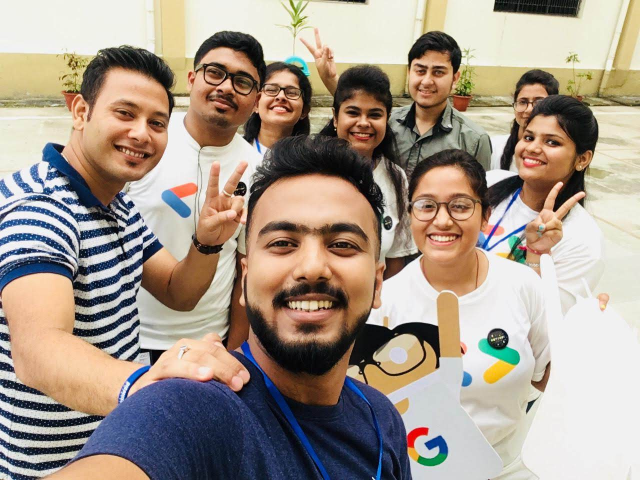
#> input picture cv2/facedetection/img1.jpg, 1280 x 960 px (shown at 1/2 size)
$ python face.py
#> lines starting #> are read from the running program, lines starting #| are printed output that depends on the picture
import cv2

face_cascade=cv2.CascadeClassifier("haarcascade_frontalface_default.xml")

img1=cv2.imread("img1.jpg")
#> img1 is the input picture: shape (960, 1280, 3); mean B, G, R 139.3, 152.2, 165.5
img2=cv2.imread("img2.jpg")
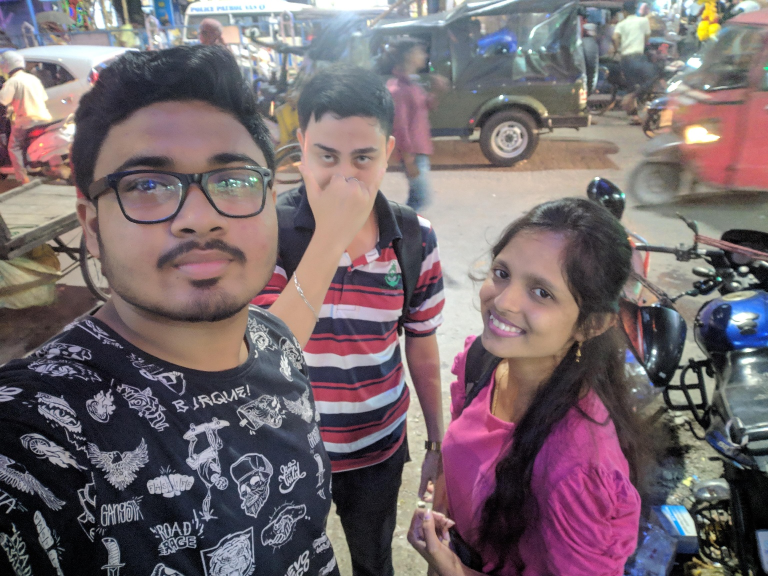
#> input picture cv2/facedetection/img2.jpg, 1536 x 1152 px (shown at 1/2 size)
#> img2 is the input picture: shape (1152, 1536, 3); mean B, G, R 109.8, 105.2, 118.2
img3=cv2.imread("img3.jpg")
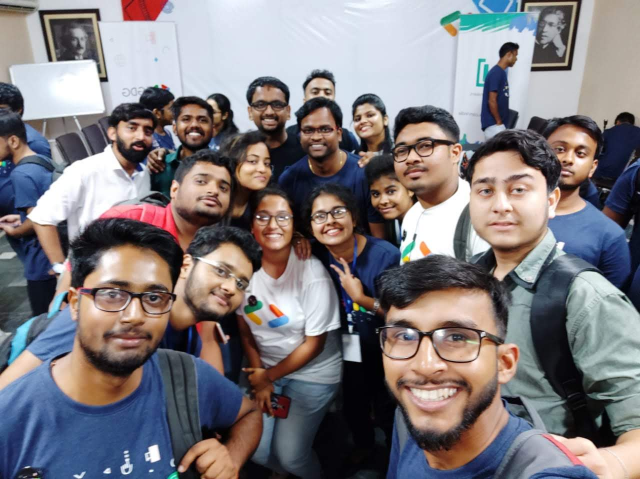
#> input picture cv2/facedetection/img3.jpg, 1280 x 958 px (shown at 1/2 size)
#> img3 is the input picture: shape (958, 1280, 3); mean B, G, R 125.8, 122, 127

g_image1=cv2.cvtColor(img1,cv2.COLOR_BGR2GRAY)
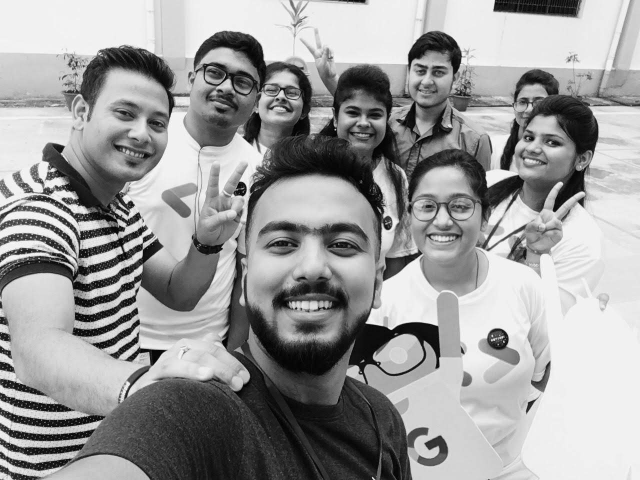
#> g_image1: shape (960, 1280) (shown at 1/2 size); min 0, max 255, mean 154.7
g_image2=cv2.cvtColor(img2,cv2.COLOR_BGR2GRAY)
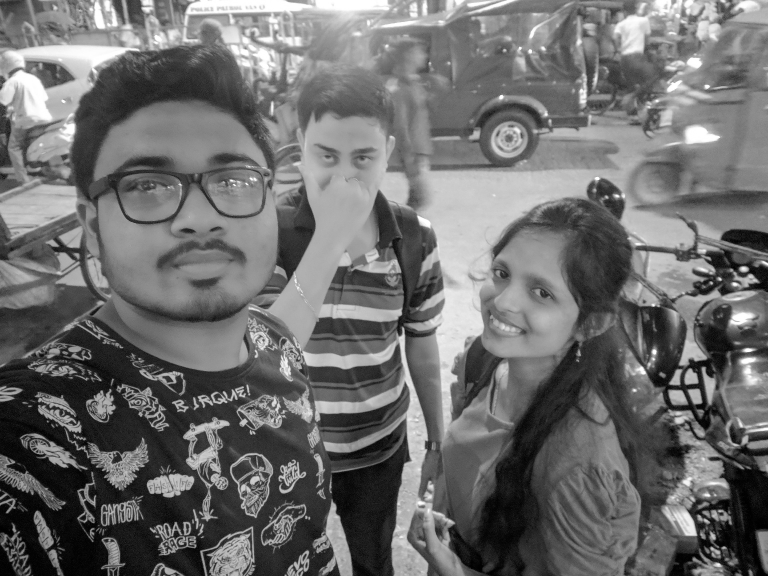
#> g_image2: shape (1152, 1536) (shown at 1/2 size); min 0, max 255, mean 109.6
g_image3=cv2.cvtColor(img3,cv2.COLOR_BGR2GRAY)
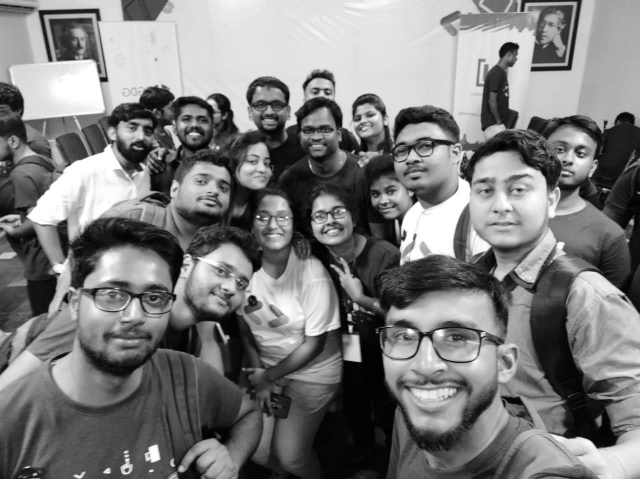
#> g_image3: shape (958, 1280) (shown at 1/2 size); min 0, max 255, mean 124

faces1=face_cascade.detectMultiScale(g_image1,scaleFactor=1.05, minNeighbors=5)
#> faces1 = [[1021, 629, 46, 46], [514, 141, 99, 99], [1019, 172, 85, 85], [1018, 235, 117, 117], [803, 98, 114, 114], [667, 180, 120, 120], [376, 93, 157, 157], [799, 341, 175, 175], [172, 152, 203, 203], [455, 351, 336, 336]]
faces2=face_cascade.detectMultiScale(g_image2,scaleFactor=1.05, minNeighbors=5)
#> faces2 = [[614, 862, 28, 28], [819, 96, 32, 32], [818, 1046, 28, 28], [198, 1066, 41, 41], [1361, 895, 52, 52], [1391, 18, 60, 60], [1135, 803, 112, 112], [1276, 458, 135, 135], [585, 237, 204, 204], [144, 165, 474, 474]]
faces3=face_cascade.detectMultiScale(g_image3,scaleFactor=1.05, minNeighbors=5)
#> faces3 = 19 rows, first 6: [1065, 28, 55, 55], [1081, 23, 62, 62], [698, 207, 65, 65], [350, 208, 79, 79], [609, 157, 70, 70], [477, 293, 80, 80]

a=0

#> (the run stopped early here; a loop or call above may not have finished)
